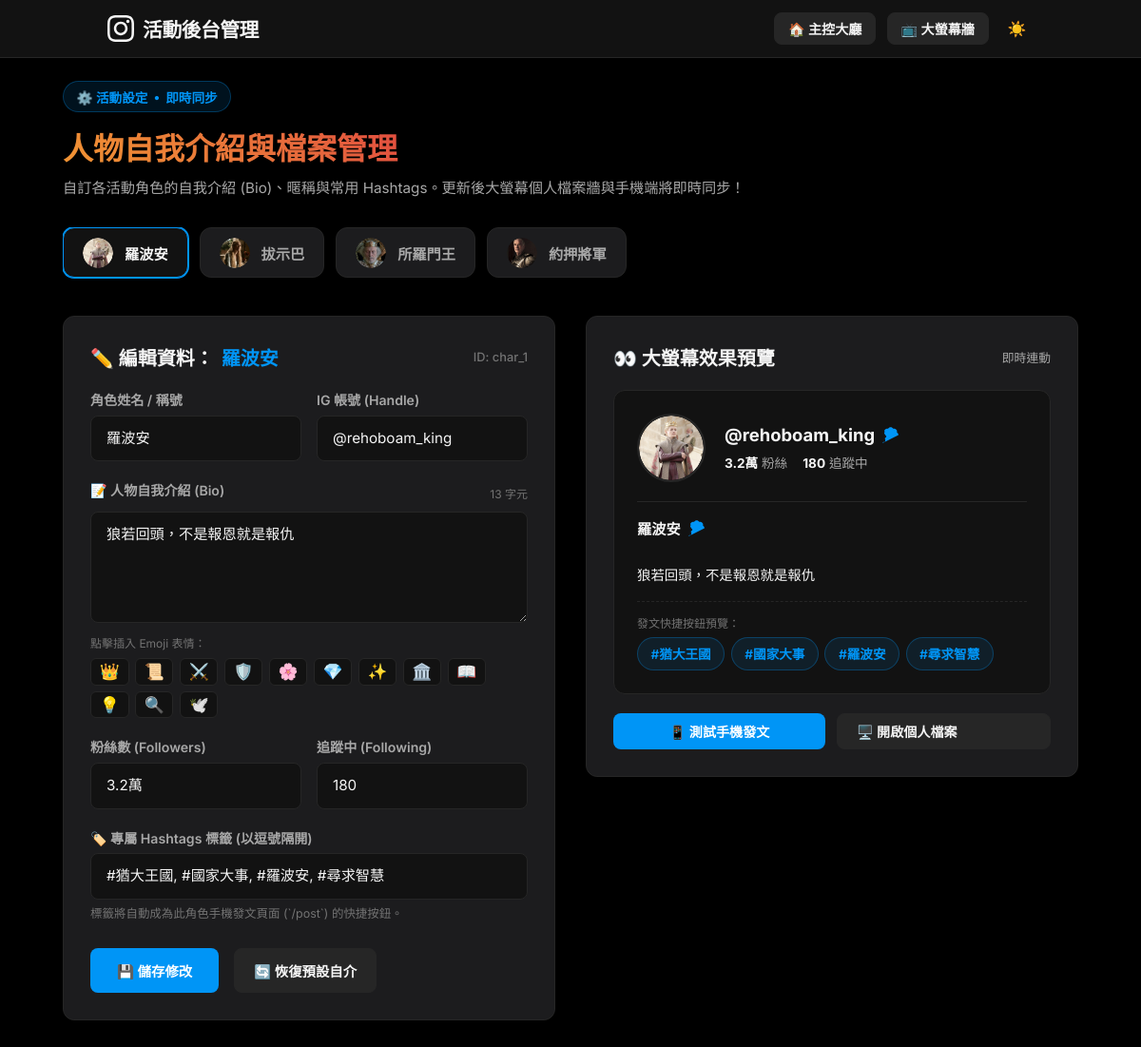
The page /admin on the database its author committed.
### tables this page shows
CREATE TABLE characters (
            id TEXT PRIMARY KEY,
            name TEXT NOT NULL,
            handle TEXT NOT NULL,
            avatar TEXT NOT NULL,
            bio TEXT,
            followers TEXT,
            following TEXT,
            hashtags TEXT
        );

### app.py (the view)
@app.route('/admin')
def admin_page():
    characters = get_characters()
    active_id = request.args.get('character_id', 'char_1')
    if active_id not in characters:
        active_id = next(iter(characters.keys()))
    return render_template('admin.html', characters=characters, active_id=active_id)

### app.py (called while the page is built)
def get_db_connection():
    conn = sqlite3.connect(DB_PATH)
    conn.row_factory = sqlite3.Row
    return conn

### templates/admin.html (shortened to what this page needs)
<!DOCTYPE html>
<html lang="zh-TW" data-theme="dark">
<head>
  <link rel="stylesheet" href="/static/css/style.css">
</head>
<body>
  <nav class="app-navbar">
    <div class="navbar-container">
      <a href="/" class="brand-logo">
        <span>活動後台管理</span>
      </a>
      <div class="nav-actions" style="display: flex; align-items: center; gap: 0.75rem;">
        <a href="/" class="btn-secondary" style="padding: 0.4rem 0.85rem; font-size: 0.88rem;">🏠 主控大廳</a>
        <a href="/screen?character_id=all" class="btn-secondary" style="padding: 0.4rem 0.85rem; font-size: 0.88rem;">📺 大螢幕牆</a>
        <button id="themeToggleBtn" class="theme-toggle-btn" title="切換深色/淺色主題">
          <span id="themeIcon">☀️</span>
        </button>
      </div>
    </div>
  </nav>
  <main class="main-wrapper" style="max-width: 1100px;">
    <div style="margin-bottom: 2rem;">
      <div class="admin-header-badge">
        <span>⚙️ 活動設定</span>
        <span>•</span>
        <span>即時同步</span>
      </div>
      <h1 style="font-size: 2rem; font-weight: 800; margin-bottom: 0.5rem;" class="gradient-text">
        人物自我介紹與檔案管理
      </h1>
      <p style="color: var(--text-secondary); font-size: 0.95rem;">
        自訂各活動角色的自我介紹 (Bio)、暱稱與常用 Hashtags。更新後大螢幕個人檔案牆與手機端將即時同步！
      </p>
    </div>
    <div class="admin-tabs" id="characterTabs">
      {% for cid, char in characters.items() %}
      <button
        type="button"
        class="admin-tab-btn {% if cid == active_id %}active{% endif %}"
        data-id="{{ cid }}"
        onclick="switchCharacter('{{ cid }}')">
        <img src="{{ char.avatar }}" alt="{{ char.name }}" class="admin-tab-avatar">
        <span>{{ char.name }}</span>
      </button>
      {% endfor %}
    </div>
    {% for cid, char in characters.items() %}
    <div class="admin-grid-layout character-panel" id="panel-{{ cid }}" style="{% if cid != active_id %}display: none;{% endif %}">
      <div class="admin-card">
        <div class="admin-card-title">
          <span style="display: flex; align-items: center; gap: 8px;">
            ✏️ 編輯資料：<strong style="color: var(--accent-blue);">{{ char.name }}</strong>
          </span>
          <span style="font-size: 0.8rem; color: var(--text-muted); font-weight: 500;">ID: {{ cid }}</span>
        </div>
        <form id="form-{{ cid }}" onsubmit="saveCharacter(event, '{{ cid }}')">
          <div style="display: grid; grid-template-columns: 1fr 1fr; gap: 1rem; margin-bottom: 1.25rem;">
            <div>
              <label style="display: block; font-size: 0.88rem; font-weight: 600; color: var(--text-secondary); margin-bottom: 0.4rem;">
                角色姓名 / 稱號
              </label>
              <input
                type="text"
                name="name"
                class="admin-input"
                value="{{ char.name }}"
                required
                oninput="updatePreview('{{ cid }}')">
            </div>
            <div>
              <label style="display: block; font-size: 0.88rem; font-weight: 600; color: var(--text-secondary); margin-bottom: 0.4rem;">
                IG 帳號 (Handle)
              </label>
              <input
                type="text"
                name="handle"
                class="admin-input"
                value="{{ char.handle }}"
                required
                oninput="updatePreview('{{ cid }}')">
            </div>
          </div>
          <div class="admin-form-group">
            <div style="display: flex; justify-content: space-between; align-items: center; margin-bottom: 0.4rem;">
              <label style="font-size: 0.88rem; font-weight: 600; color: var(--text-secondary);">
                📝 人物自我介紹 (Bio)
              </label>
              <span style="font-size: 0.75rem; color: var(--text-muted);" id="bioCounter-{{ cid }}">0 字元</span>
            </div>
            <textarea
              name="bio"
              class="admin-textarea"
              rows="4"
              placeholder="輸入該角色的自我介紹、背景說明、名言或解密提示..."
              required
              oninput="updatePreview('{{ cid }}')">{{ char.bio }}</textarea>
            <div style="margin-top: 0.5rem;">
              <span style="font-size: 0.75rem; color: var(--text-muted); margin-bottom: 0.25rem; display: block;">點擊插入 Emoji 表情：</span>
              <div class="emoji-quick-bar">
                <button type="button" class="emoji-btn" onclick="insertEmoji('{{ cid }}', '👑')">👑</button>
                <button type="button" class="emoji-btn" onclick="insertEmoji('{{ cid }}', '📜')">📜</button>
                <button type="button" class="emoji-btn" onclick="insertEmoji('{{ cid }}', '⚔️')">⚔️</button>
                <button type="button" class="emoji-btn" onclick="insertEmoji('{{ cid }}', '🛡️')">🛡️</button>
                <button type="button" class="emoji-btn" onclick="insertEmoji('{{ cid }}', '🌸')">🌸</button>
                <button type="button" class="emoji-btn" onclick="insertEmoji('{{ cid }}', '💎')">💎</button>
                <button type="button" class="emoji-btn" onclick="insertEmoji('{{ cid }}', '✨')">✨</button>
                <button type="button" class="emoji-btn" onclick="insertEmoji('{{ cid }}', '🏛️')">🏛️</button>
                <button type="button" class="emoji-btn" onclick="insertEmoji('{{ cid }}', '📖')">📖</button>
                <button type="button" class="emoji-btn" onclick="insertEmoji('{{ cid }}', '💡')">💡</button>
                <button type="button" class="emoji-btn" onclick="insertEmoji('{{ cid }}', '🔍')">🔍</button>
                <button type="button" class="emoji-btn" onclick="insertEmoji('{{ cid }}', '🕊️')">🕊️</button>
              </div>
            </div>
          </div>
          <div style="display: grid; grid-template-columns: 1fr 1fr; gap: 1rem; margin-bottom: 1.25rem;">
            <div>
              <label style="display: block; font-size: 0.88rem; font-weight: 600; color: var(--text-secondary); margin-bottom: 0.4rem;">
                粉絲數 (Followers)
              </label>
              <input
                type="text"
                name="followers"
                class="admin-input"
                value="{{ char.followers }}"
                oninput="updatePreview('{{ cid }}')">
            </div>
            <div>
              <label style="display: block; font-size: 0.88rem; font-weight: 600; color: var(--text-secondary); margin-bottom: 0.4rem;">
                追蹤中 (Following)
              </label>
              <input
                type="text"
                name="following"
                class="admin-input"
                value="{{ char.following }}"
                oninput="updatePreview('{{ cid }}')">
            </div>
          </div>
          <div class="admin-form-group">
            <label style="display: block; font-size: 0.88rem; font-weight: 600; color: var(--text-secondary); margin-bottom: 0.4rem;">
              🏷️ 專屬 Hashtags 標籤 (以逗號隔開)
            </label>
            <input
              type="text"
              name="hashtags"
              class="admin-input"
              value="{{ char.hashtags|join(', ') }}"
              placeholder="#標籤1, #標籤2, #標籤3"
              oninput="updatePreview('{{ cid }}')">
            <p style="font-size: 0.78rem; color: var(--text-muted); margin-top: 0.35rem;">
              標籤將自動成為此角色手機發文頁面 (`/post`) 的快捷按鈕。
            </p>
          </div>
          <div class="admin-actions-row">
            <button type="submit" class="btn-primary" id="saveBtn-{{ cid }}" style="padding: 0.75rem 1.75rem;">
              💾 儲存修改
            </button>
            <button
              type="button"
              class="btn-secondary"
              onclick="resetToDefault('{{ cid }}')"
              style="padding: 0.75rem 1.25rem;">
              🔄 恢復預設自介
            </button>
          </div>
        </form>
      </div>
      <div class="admin-card" style="position: sticky; top: 80px;">
        <div class="admin-card-title">
          <span>👀 大螢幕效果預覽</span>
          <span style="font-size: 0.8rem; color: var(--text-secondary); font-weight: normal;">即時連動</span>
        </div>
        <div class="preview-box">
          <div style="display: flex; gap: 1.25rem; align-items: center; margin-bottom: 1.25rem;">
            <img src="{{ char.avatar }}" alt="{{ char.name }}" style="width: 72px; height: 72px; border-radius: 50%; border: 2px solid var(--border-color); object-fit: cover;">
            <div style="flex: 1; min-width: 0;">
              <div style="display: flex; align-items: center; gap: 4px; font-weight: 700; font-size: 1.15rem;">
                <span id="previewHandle-{{ cid }}">{{ char.handle }}</span>
              </div>
              <div style="display: flex; gap: 1rem; margin-top: 0.5rem; font-size: 0.85rem; color: var(--text-secondary);">
                <span><strong style="color: var(--text-primary);" id="previewFollowers-{{ cid }}">{{ char.followers }}</strong> 粉絲</span>
                <span><strong style="color: var(--text-primary);" id="previewFollowing-{{ cid }}">{{ char.following }}</strong> 追蹤中</span>
              </div>
            </div>
          </div>
          <div style="border-top: 1px solid var(--border-color); padding-top: 1rem;">
            <div style="display: flex; align-items: center; gap: 4px; font-weight: 700; font-size: 0.95rem; margin-bottom: 0.4rem;">
              <span id="previewName-{{ cid }}">{{ char.name }}</span>
            </div>
            <div
              id="previewBio-{{ cid }}"
              style="font-size: 0.9rem; line-height: 1.5; color: var(--text-primary); white-space: pre-line; word-break: break-word;">
              {{ char.bio }}
            </div>
          </div>
          <div style="margin-top: 1rem; border-top: 1px dashed var(--border-color); padding-top: 0.85rem;">
            <span style="font-size: 0.75rem; color: var(--text-muted); display: block; margin-bottom: 0.4rem;">發文快捷按鈕預覽：</span>
            <div class="hashtag-pills" id="previewPills-{{ cid }}">
              {% for tag in char.hashtags %}
              <span class="pill-btn">{{ tag }}</span>
              {% endfor %}
            </div>
          </div>
        </div>
        <div style="display: flex; gap: 0.75rem; margin-top: 1.25rem;">
          <a href="/post?character_id={{ cid }}" target="_blank" class="btn-primary" style="flex: 1; justify-content: center; font-size: 0.88rem;">
            📱 測試手機發文
          </a>
          <a href="/screen?character_id={{ cid }}" target="_blank" class="btn-secondary" style="flex: 1; justify-content: center; font-size: 0.88rem;">
            🖥️ 開啟個人檔案
          </a>
        </div>
      </div>
    </div>
    {% endfor %}
  </main>
</body>
</html>

### rows shown on the page
characters: avatar (picture), name "羅波安", id "char_1", handle "@rehoboam_king", bio "狼若回頭，不是報恩就是報仇", followers "3.2萬", following "180", hashtags "#猶大王國, #國家大事, #羅波安, #尋求智慧", hashtags "#猶大王國" "#國家大事" "#羅波安" "#尋求智慧"
characters: avatar (picture), name "拔示巴"
characters: avatar (picture), name "所羅門王"
characters: avatar (picture), name "約押將軍"
